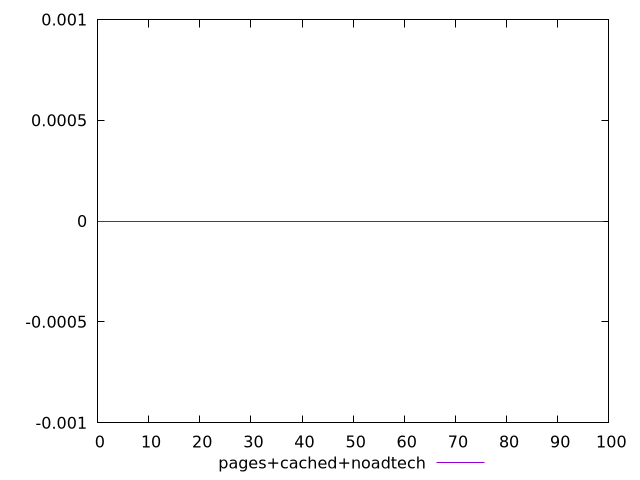

The gnuplot source for this figure:
$_pagesCachedNoadtech <<EOF
0
0
0
0
0
0
0
0
0
0
0
0
0
0
0
0
0
0
0
0
0
0
0
0
0
0
0
0
0
0
0
0
0
0
0
0
0
0
0
0
0
0
0
0
0
0
0
0
0
0
0
0
0
0
0
0
0
0
0
0
0
0
0
0
0
0
0
0
0
0
0
0
0
0
0
0
0
0
0
0
0
0
0
0
0
0
0
0
0
0
0
0
0
0
0
0
0
0
0
0
EOF
set key outside below
set terminal pngcairo
set output "report_00005_2020-11-02T22-26-11.212Z/uses-webp-images/pages+cached+noadtech//score.png"
set yrange [-0.001:0.001]
plot $_pagesCachedNoadtech title "pages+cached+noadtech" with line ,
